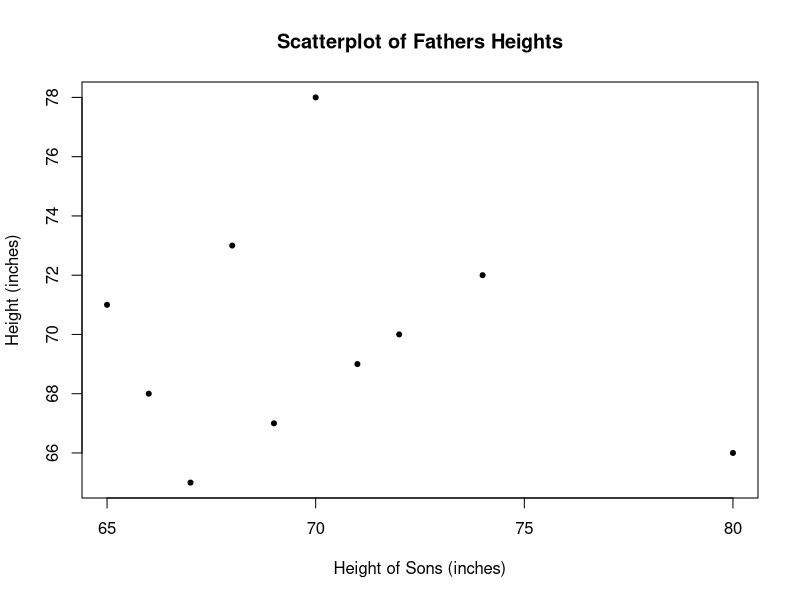

The R source for this figure:
## ---- chunk 1
knitr::opts_chunk$set(echo = TRUE)
## ---- chunk 2
SonsHeight <- c(72, 68, 74, 66, 71, 65, 70, 69, 67, 80)
FathersHeight <- c(70, 73, 72, 68, 69, 71, 78, 67, 65, 66)

plot(FathersHeight ~ SonsHeight, pch = 20, main = "Scatterplot of Fathers Heights", ylab = "Height (inches)", xlab="Height of Sons (inches)")
## ---- chunk 3
cor(SonsHeight, FathersHeight, method = "kendall")
## ---- chunk 4
cor.test(SonsHeight, FathersHeight, alternative = "greater", method = "kendall")
# cor.test(SonsHeight, FathersHeight, alternative = "greater", method = "kendall", use = "complete.obs")
